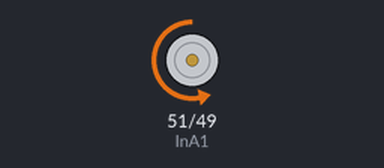
A sketch run on a simulated Arduino Mega 2560, built with avr-gcc and run on an emulated ATmega2560. Parts: motor-driver pin pairs drawn as motors (green arrow = first pin HIGH = forward, orange = second pin HIGH = backward, longer = more drive, scaled by the enable pin).

Above: at 2.0 s.
At 6.0 s:
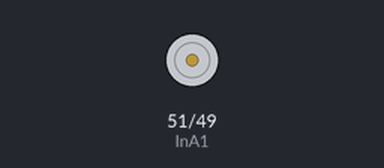
At 10.0 s:
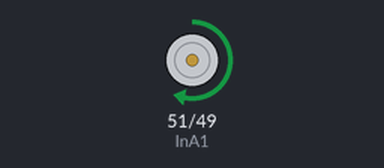
Timing chart, 0 to 15.6 s (numbered marks = the images above):
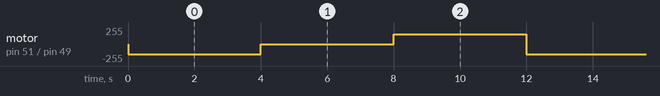

Measured:
- by itself, motor on pin 51 (InA1) / pin 49 (InB1): repeats every 12.0 s: stopped 4.0 s, forward 150/255 4.0 s, backward 150/255 4.0 s

The sketch:

BasicMotorsSpin.ino
```cpp
// MD03A_Motor_basic
// Test MD03a / Pololu motor

#define InA1            51                  // INA motor pin
#define InB1            49                  // INB motor pin
#define PWM1            9                   // PWM motor pin

void setup() {
 pinMode(InA1, OUTPUT);
 pinMode(InB1, OUTPUT);
 pinMode(PWM1, OUTPUT);
}

void loop() {
 motorForward(150);                        //(25%=64; 50%=127; 100%=255)
 delay(4000);

 motorStop();
 delay(4000);

 motorBackward(150);
 delay(4000);
}

void motorForward(int PWM_val)  {
 analogWrite(PWM1, PWM_val);
 digitalWrite(InA1, LOW);
 digitalWrite(InB1, HIGH);
}

void motorBackward(int PWM_val)  {
 analogWrite(PWM1, PWM_val);
 digitalWrite(InA1, HIGH);
 digitalWrite(InB1, LOW);
}

void motorStop()  {
 analogWrite(PWM1, 0);
 digitalWrite(InA1, LOW);
 digitalWrite(InB1, LOW);
}
```
